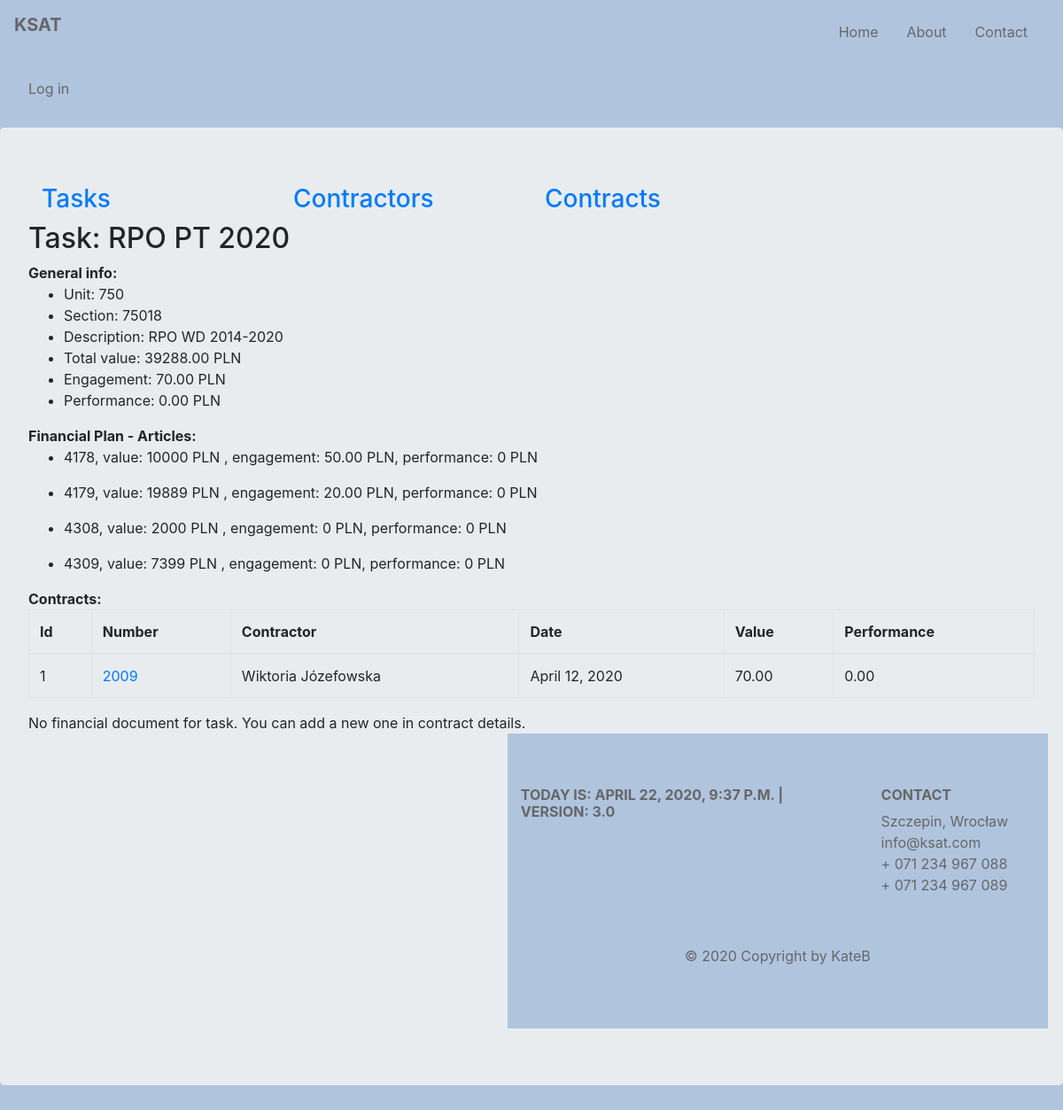
Screenshot of /ksat/task/rpo-pt-2020 with the database file from the repository.
### budget/models.py (models this page shows, shortened)
class Task(models.Model):
    title = models.CharField(max_length=128, unique=True)
    description = models.CharField(max_length=256)
    unit = models.SmallIntegerField()
    section = models.SmallIntegerField()
    article = models.ManyToManyField(Articles, through='TaskArticles')
    slug = AutoSlugField(null=True, default=None, unique=True, populate_from='title')
    def task_value(self):
        value = TaskArticles.objects.filter(task=self).aggregate(total=Sum('value'))['total']
        if value:
            return round(value, 2)
        return 0
    def engagement(self):
        contracts = Contract.objects.filter(task=self)
        engagement = 0
        for contract in contracts:
            engagement += contract.contract_value()
        return round(engagement, 2)
    def performance(self):
        contracts = Contract.objects.filter(task=self)
        performance = 0
        for contract in contracts:
            performance += contract.contract_performance()
        return round(performance, 2)

class Contract(models.Model):
    number = models.CharField(max_length=128, unique=True)
    date = models.DateField()
    task = models.ForeignKey(Task, on_delete=models.CASCADE, related_name='contracts', related_query_name='contract')
    contractor = models.ForeignKey(Contractor, default=None, on_delete=models.CASCADE, related_name='contracts',
                                   related_query_name='contract')
    article = models.ManyToManyField(Articles, through='ContractArticle')
    def get_absolute_url(self):
        return reverse('budget:contract_details', kwargs={'contract_id': self.pk})
    def contract_value(self):
        value = ContractArticle.objects.filter(contract=self).aggregate(total=Sum('value'))['total']
        if value:
            return round(value, 2)
        return 0
    def contract_performance(self):
        fin_docs = FinancialDocument.objects.filter(contract=self)
        performance = 0
        for fin_doc in fin_docs:
            performance += fin_doc.fin_doc_value()
        return round(performance, 2)
    class Meta:
        default_related_name = 'contract'
        ordering = ('number', 'contractor')
        verbose_name = 'contract'

class TaskArticles(models.Model):
    article = models.ForeignKey(Articles, on_delete=models.CASCADE)
    task = models.ForeignKey(Task, on_delete=models.CASCADE)
    value = models.DecimalField(decimal_places=0, default=0, max_digits=11)
    class Meta:
        default_related_name = 'task_articles'
        ordering = ('task',)
        verbose_name = 'task articles'

class Articles(models.Model):
    number = models.IntegerField()
    name = models.CharField(max_length=126)
    financement_choices = [
        (0, 'BWD'),
        (8, 'DOT'),
        (9, 'BWD-WKLAD WLASNY')
    ]
    financement = models.IntegerField(choices=financement_choices)
    class Meta:
        verbose_name = 'article'
    def total_number(self):
        return f'{str(self.number) + str(self.financement)}'

class Contractor(models.Model):
    name = models.CharField(max_length=128)
    last_name = models.CharField(max_length=128)
    num = models.SmallIntegerField(blank=True)
    def __str__(self):
        return f'{self.name} {self.last_name}'
    class Meta:
        default_related_name = 'contractors'
        ordering = ('last_name',)
        verbose_name = 'contractor'

### budget/views.py (the view)
# urls.py: path('task/<slug:task_slug>', views.TaskDetailsView.as_view(), name='task_details'),
class TaskDetailsView(DetailView):
    model = Task
    template_name = 'budget/task.html'
    context_object_name = 'task'
    slug_url_kwarg = 'task_slug'
    def render_to_response(self, context, **response_kwargs):
        response = super().render_to_response(context, **response_kwargs)
        task_id = Task.objects.get(slug=self.kwargs.get('task_slug')).id
        response.set_cookie('task_id', task_id, max_age=30)
        return response

### budget/my_context_processor.py (called while the page is built)
def cp(request):
    ctx = {
        "now": django.utils.timezone.now(),
        "version": "3.0"
    }
    return ctx

def recaptcha_site_key(request):
    return {'RECAPTCHA_SITE_KEY': settings.RECAPTCHA_SITE_KEY}

### budget/templatetags/article_functions.py (called while the page is built)
@register.simple_tag
def task_article_engagement(article, task):
    engagement = 0
    contracts = Contract.objects.filter(task=task)
    for contract in contracts:
        contract_article_engagement = ContractArticle.objects.filter(contract=contract,
                            contract_article=article).aggregate(total=Sum('value'))['total']
        if contract_article_engagement is not None:
            engagement += contract_article_engagement
    return round(engagement, 2)

@register.simple_tag
def task_article_performance(article, task):
    performance = 0
    contracts = Contract.objects.filter(task=task)
    for contract in contracts:
        contract_article_performance = FinDocumentArticle.objects.filter(article=article,
                        fin_doc__contract=contract).aggregate(total=Sum('value'))['total']
        if contract_article_performance is not None:
            performance += contract_article_performance
    return round(performance, 2)

### budget/templates/budget/task.html (shortened to what this page needs)
{% extends 'base.html' %}
{% load article_functions %}
{% block content %}
    {{ block.super }}
    <h2>Task: {{ task.title }}</h2>
    <div><b>General info:</b>
        <ul>
            <li>Unit: {{ task.unit }}</li>
            <li>Section: {{ task.section }}</li>
            <li>Description: {{ task.description }}</li>
            <li>Total value: {{ task.task_value }} PLN</li>
            <li>Engagement: {{ task.engagement|floatformat:2 }} PLN</li>
            <li>Performance: {{ task.performance|floatformat:2 }} PLN</li>
        </ul>
    </div>
    <div>
        <b>Financial Plan - Articles:</b>
        {% for article in task.task_articles.all %}
            <ul> {% if article.value != 0 %}
                <li>{{ article.article.total_number }}, value: {{ article.value }} PLN ,
                    engagement: {% task_article_engagement article.article task %} PLN,
                    performance: {% task_article_performance article.article task %} PLN
                </li>{% endif %}
            </ul>
        {% endfor %}
    </div>
    {% if task.engagement %}
        <div>
            <b>Contracts:</b>
            <table class="table table-bordered">
                <thead>
                <tr>
                    <th scope="col">Id</th>
                    <th scope="col">Number</th>
                    <th scope="col">Contractor</th>
                    <th scope="col">Date</th>
                    <th scope="col">Value</th>
                    <th scope="col">Performance</th>
                </tr>
                </thead>
                <tbody>
                {% for contract in task.contracts.all %}
                    <tr>
                        <td>{{ forloop.counter }}</td>
                        <td><a href="{{ contract.get_absolute_url }}">{{ contract.number }}</a></td>
                        <td>{{ contract.contractor }}</td>
                        <td>{{ contract.date }}</td>
                        <td>{{ contract.contract_value|floatformat:2 }} </td>
                        <td>{{ contract.contract_performance|floatformat:2 }}</td>
                    </tr>
                {% empty %} No contracts for task
                {% endfor %}
                </tbody>
            </table>
        </div>
    {% else %}
        <div>
            No contracts for task.
        </div>
    {% endif %}
    {% if task.performance %}
        <div>
            <h3><a href="{% url 'budget:task-findocs' task.id %}">Financial documents for task - details</a></h3>
        </div>
    {% else %}
        <div>
            No financial document for task. You can add a new one in contract details.
        </div>
    {% endif %}
    <div container>
        <div class="row">
            <div class="col-sm">
            <div class="col-sm">
            <div class="col-sm">
        </div>
    </div>
{% endblock %}

### static/css/style.css (style rules this page uses)
body { padding: 0; margin: 0; background: lightsteelblue; }

### rows the page displays
Task: title "RPO PT 2020", unit "750", section "75018", description "RPO WD 2014-2020", task_value "39288.00", engagement "70.00", performance "0.00"
TaskArticles: article.total_number "4178", value "10000", article "50.00", article "0"
TaskArticles: article.total_number "4179", value "19889", article "20.00", article "0"
TaskArticles: article.total_number "4308", value "2000", article "0"
TaskArticles: article.total_number "4309", value "7399", article "0"
Contract: number "2009", contractor "Wiktoria Józefowska", date "April 12, 2020", contract_value "70.00", contract_performance "0.00"

### other values shown
{{ version }} "3.0"
